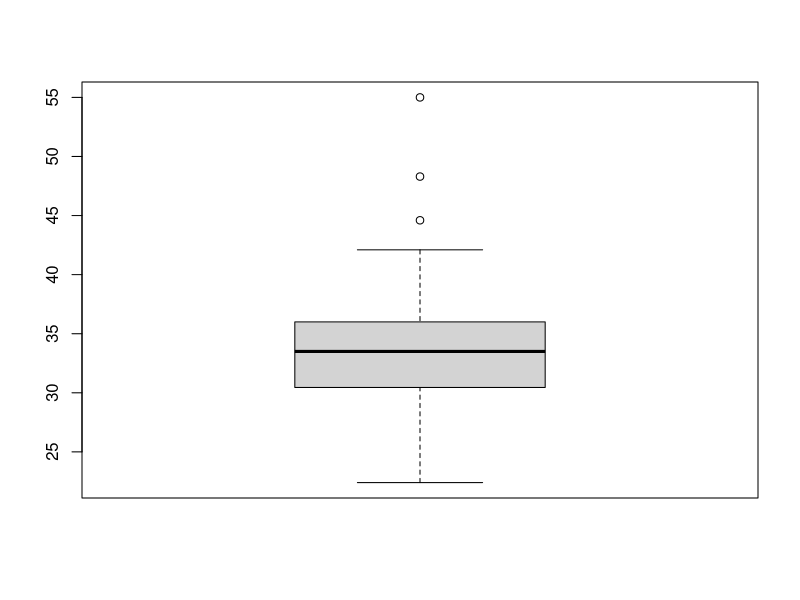
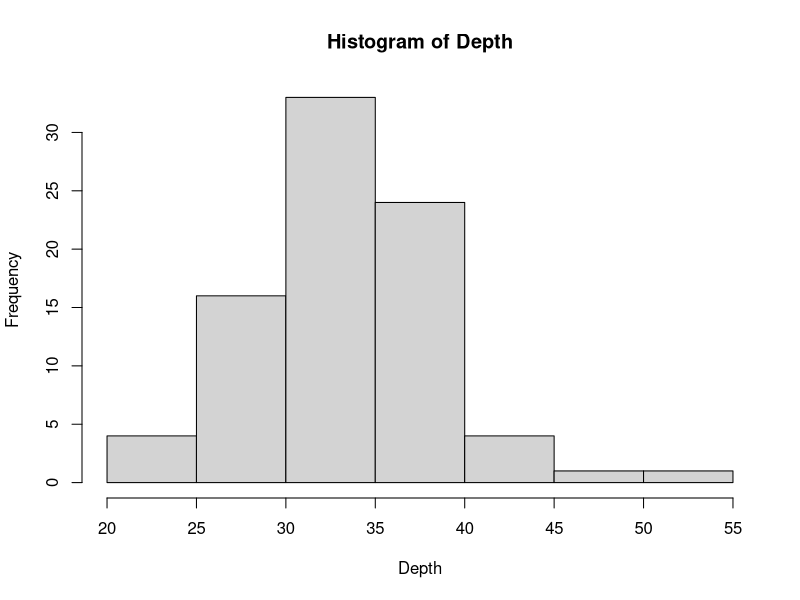
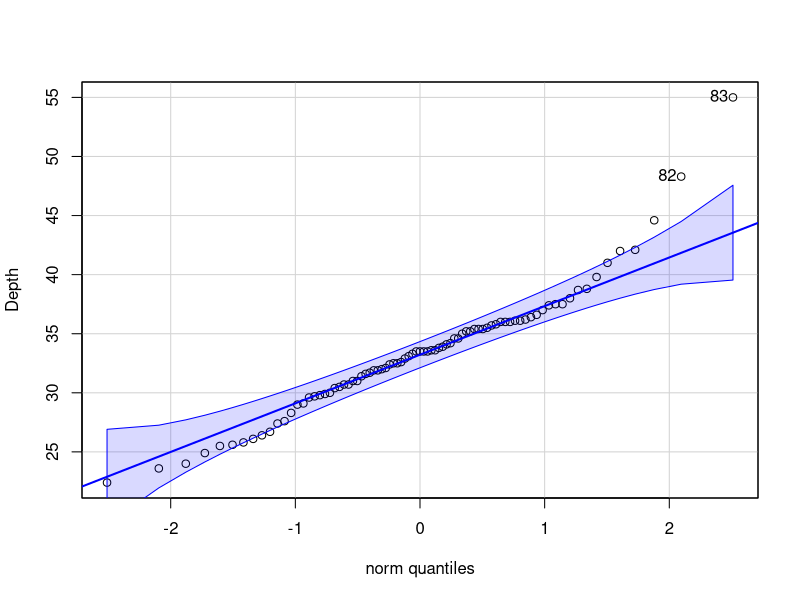

R code for these plots, in order:
## ---- chunk 1
Depth <- c(
22.4,23.6,24.0,24.9,25.5,25.6,
25.8,26.1,26.4,26.7,27.4,27.6,
28.3,29.0,29.1,29.6,29.7,29.8,
29.9,30.0,30.4,30.5,30.7,30.7,
31.0,31.0,31.4,31.6,31.7,31.9,
31.9,32.0,32.1,32.4,32.5,32.5,
32.6,32.9,33.1,33.3,33.5,33.5,
33.5,33.5,33.6,33.6,33.8,33.9,
34.1,34.2,34.6,34.6,35.0,35.2,
35.2,35.4,35.4,35.4,35.5,35.7,
35.8,36.0,36.0,36.0,36.1,36.1,
36.2,36.4,36.6,37.0,37.4,37.5,
37.5,38.0,38.7,38.8,39.8,41.0,
42.0,42.1,44.6,48.3,55.0)
boxplot(Depth)
hist(Depth)
## ---- chunk 2
library(car)
qqPlot(Depth)
## ---- chunk 3
length(Depth) 
qt(0.995,83) 
## ---- chunk 4
mean(Depth)+qt(0.995,83) *sd(Depth)/sqrt(length(Depth))
## ---- chunk 5
t.test(Depth,conf.level=0.98)
## ---- chunk 6
qt(1-0.1,15)
## ---- chunk 7
qt(1-0.05,31)
## ---- chunk 8
qt(1-0.025,31)
## ---- chunk 9
qt(0.95+0.025,10)
## ---- chunk 10
qt(0.95,15)
## ---- chunk 11
qt(0.995,45)
## ---- chunk 12
data <- c(0.95,0.85,0.92,0.95,0.93,0.86,1.0,0.92,0.85,0.81,0.78,0.93,0.93,1.05,0.93,1.06,0.96,0.81,0.96)
n <- length(data)
b <- 5000
results <- rep(NA,b)
for(i in 1:b){
  my.sample <- sample(data,size = n, replace = TRUE)
  results[i]<-mean(my.sample)
}
length(unique(results))
lower.lim <- quantile(results,0.025)
upper.lim <- quantile(results,0.975)
c(lower.lim,upper.lim)
